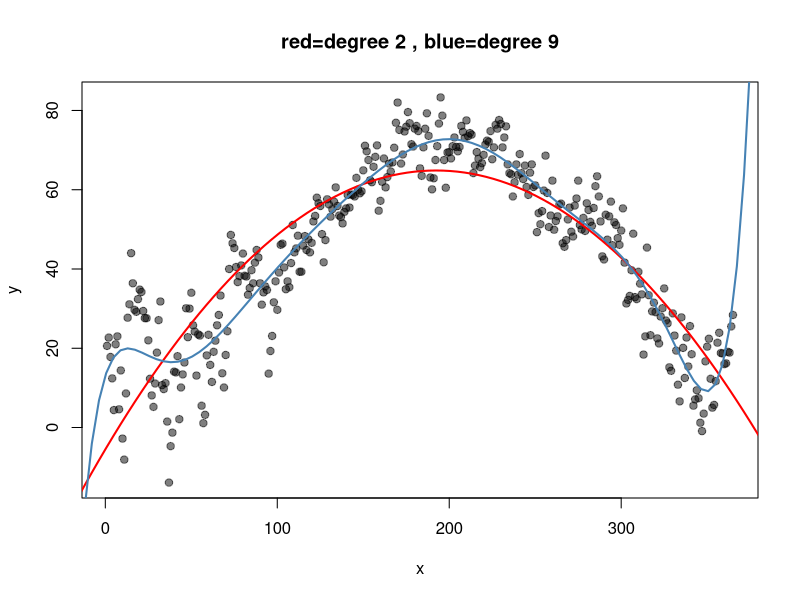
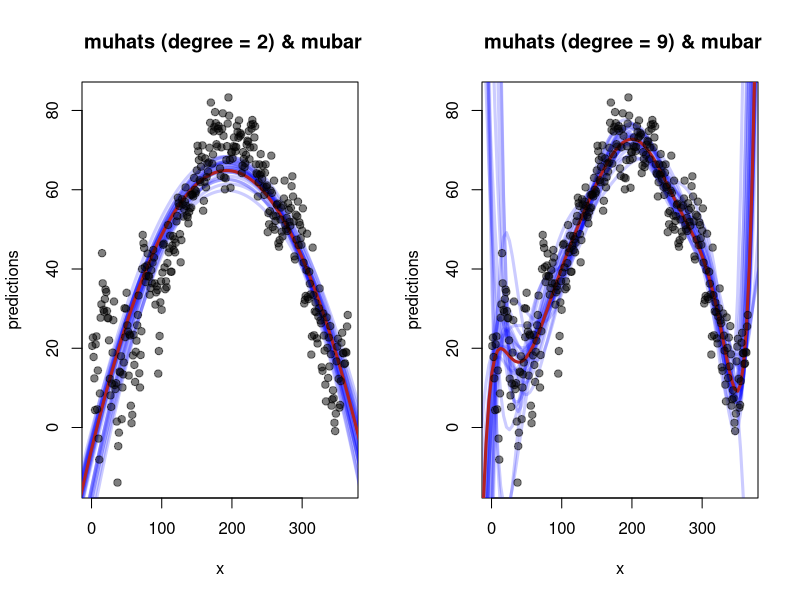
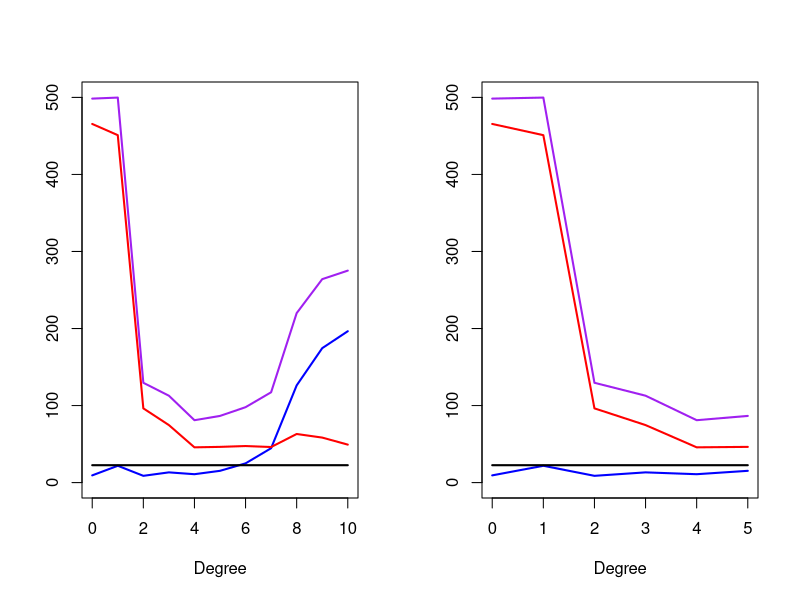
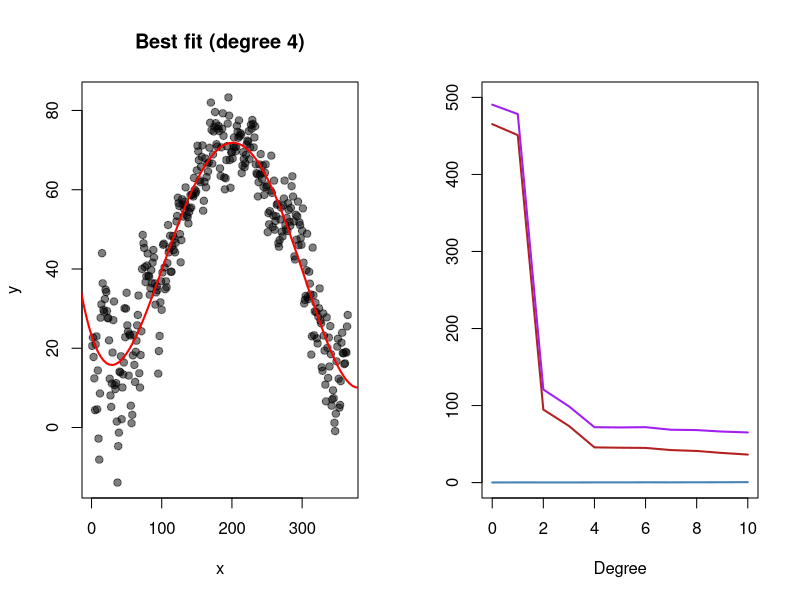
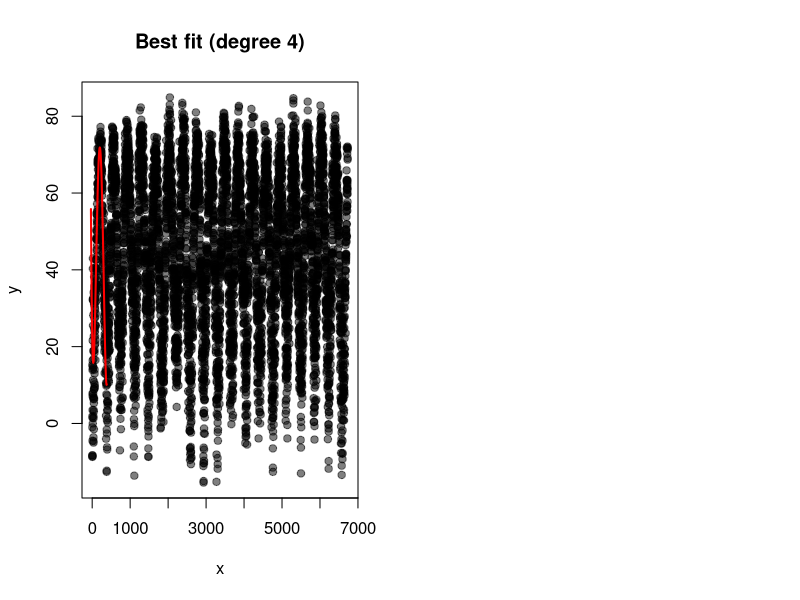

These charts were generated, in order, by the following R code:
## ---- chunk 1
getmuFun <- function(pop, xvarname, yvarname){
  ## First remove NAs
  pop <- na.omit(pop[, c(xvarname, yvarname)])
  x <- pop[, xvarname]
  y <- pop[, yvarname]
  xks <- unique(x)
  muVals <- sapply(xks,
                   FUN = function(xk) {
                     mean(y[x==xk])
                   })
  ## Put the values in the order of xks
  ord <- order(xks)
  xks <- xks[ord]
  xkRange <-xks[c(1,length(xks))]
  minxk <- min(xkRange) 
  maxxk <- max(xkRange)
  ## mu values
  muVals <- muVals[ord]
  muRange <- muVals[c(1, length(muVals))]
  muFun <- function(xVals){
    ## vector of predictions
    ## same size as xVals and NA in same locations
    predictions <- xVals
    ## Take care of NAs
    xValsLocs <- !is.na(xVals)
    ## Just predict non-NA xVals
    predictions[xValsLocs] <- sapply(xVals[xValsLocs],
                                    FUN = function(xVal) {
                                      if (xVal < minxk) {
                                        result <- muRange[1]
                                      } else
                                        if(xVal > maxxk) {
                                          result <- muRange[2]
                                        } else
                                        {
                                          xlower <- max(c(minxk, xks[xks < xVal]))
                                          xhigher <- min(c(maxxk, xks[xks > xVal]))
                                          mulower <- muVals[xks == xlower]
                                          muhigher <- muVals[xks == xhigher]
                                          interpolateFn <- approxfun(x=c(xlower, xhigher),
                                                                     y=c(mulower, muhigher))
                                          result <- interpolateFn(xVal)
                                        }
                                      result
                                    }
    )
    ## Now return the predictions (including NAs)
    predictions
  }
  muFun
}

getmuhat <- function(sampleXY, complexity = 1) {
  formula <- paste0("y ~ ",
    if (complexity==0) {
      "1"
    } else paste0("poly(x, ", complexity, ", raw = TRUE)"))

  fit <- lm(as.formula(formula), data = sampleXY)

  ## From this we construct the predictor function
  muhat <- function(x){
    if ("x" %in% names(x)) {
    ## x is a dataframe containing the variate named
    ## by xvarname
      newdata <- x
    } else 
    ## x is a vector of values that needs to be a data.frame
    {newdata <- data.frame(x = x) }
    ## The prediction
    predict(fit, newdata = newdata)
  }
  ## muhat is the function that we need to calculate values 
  ## at any x, so we return this function from getmuhat
  muhat
}

apse_all <- function(Ssamples, Tsamples, complexity, mu){
  ## average over the samples S
  ##
  N_S <- length(Ssamples)
  muhats <- lapply(Ssamples, 
                   FUN=function(sample) getmuhat(sample, complexity)
  )
  ## get the average of these, mubar
  mubar <- getmubar(muhats)
  
  rowMeans(sapply(1:N_S, 
                  FUN=function(j){
                    T_j         <- Tsamples[[j]]
                    muhat       <- muhats[[j]]
                    ## Take care of any NAs
                    T_j         <- na.omit(T_j)
                    y           <- T_j$y
                    x           <- T_j$x
                    mu_x        <- mu(x)
                    muhat_x     <- muhat(x)
                    mubar_x     <- mubar(x)
                    
                    ## apse
                    ## average over (x_i,y_i) in a
                    ## single sample T_j the squares
                    ## (y - muhat(x))^2
                    apse        <- (y - muhat_x)
                    
                    ## bias2:
                    ## average over (x_i,y_i) in a
                    ## single sample T_j the squares
                    ## (y - muhat(x))^2
                    bias2       <- (mubar_x -mu_x)
                    
                    ## var_mutilde
                    ## average over (x_i,y_i) in a
                    ## single sample T_j the squares
                    ## (y - muhat(x))^2
                    var_mutilde <- (muhat_x - mubar_x)
                    
                    ## var_y :
                    ## average over (x_i,y_i) in a
                    ## single sample T_j the squares
                    ## (y - muhat(x))^2
                    var_y       <- (y - mu_x)
                    
                    ## Put them together and square them
                    squares     <- rbind(apse, var_mutilde, bias2, var_y)^2
                    
                    ## return means
                    rowMeans(squares)
                  }
  ))
}
## ---- chunk 2
ottawa1995 <- read.csv("./ottawaTemp1995.csv")
ottawaOther <- read.csv("./ottawaOtherYears.csv")
n <- 365
x <- 1:n
temp1995.data <- data.frame(x=1:n, y=ottawa1995$Temp[1:n])
## ---- chunk 3
muhat2 <- getmuhat(temp1995.data, 2)
muhat9 <- getmuhat(temp1995.data, 9)

xlim <- extendrange(temp1995.data[x,])

plot(temp1995.data,
     pch=19, col= adjustcolor("black", 0.5))
curve(muhat2, from = xlim[1], to = xlim[2], 
      add = TRUE, col="red", lwd=2)
curve(muhat9, from = xlim[1], to = xlim[2], 
      add = TRUE, col="steelblue", lwd=2)
title(main="red=degree 2 , blue=degree 9")
## ---- chunk 4
getSampleComp <- function(pop, size, replace=FALSE) {
  N <- dim(pop)[1]
  samp <- rep(FALSE, N)
  samp[sample(1:N, size, replace = replace)] <- TRUE
  samp
}


### This function will return a data frame containing
### only two variates, an x and a y
getXYSample <- function(xvarname, yvarname, samp, pop) {
  sampData <- pop[samp, c(xvarname, yvarname)]
  names(sampData) <- c("x", "y")
  sampData
}
## ---- chunk 5
N_S <- 25
set.seed(341)  # for reproducibility

n= 50
samps <- lapply(1:N_S, FUN= function(i){getSampleComp(temp1995.data, n)})
Ssamples <- lapply(samps, FUN= function(Si){getXYSample("x", "y", Si, temp1995.data)})
Tsamples <- lapply(samps, FUN= function(Si){getXYSample("x", "y", !Si, temp1995.data)})

muhats2 <- lapply(Ssamples, getmuhat, complexity = 2)
#getmubar(muhats2)

muhats9 <- lapply(Ssamples, getmuhat, complexity = 9)
#mubar10 <- getmubar(muhats10)
## ---- chunk 6
par(mfrow=c(1,2))

xvals <- seq(xlim[1], xlim[2], length.out = 200)
plot(temp1995.data, 
     pch=19, type='n',
     xlab="x", ylab="predictions",
     main= " muhats (degree = 2) & mubar")


for (i in 1:N_S) {
  curveFn <- muhats2[[i]]
  curve(curveFn, from = xlim[1], to = xlim[2], add=TRUE, col=adjustcolor("blue", 0.2), lwd=3, lty=(1))
}

curve(muhat2,  from = xlim[1], to = xlim[2],
      add=TRUE, col="firebrick", lwd=3)

points(temp1995.data, 
     pch=19, col= adjustcolor("black", 0.5))


plot(temp1995.data, 
     pch=19, type='n',
     xlab="x", ylab="predictions",
     main= " muhats (degree = 9) & mubar")

for (i in 1:N_S) {
  curveFn <- muhats9[[i]]
  curve(curveFn, xlim[1], xlim[2], add=TRUE, col=adjustcolor("blue", 0.2), lwd=3, lty=1)
}

curve(muhat9, xlim[1], xlim[2], add=TRUE, col="firebrick", lwd=3)

points(temp1995.data, 
     pch=19, col= adjustcolor("black", 0.5))
## ---- chunk 7
getmubar <- function(muhats) {
  function(x) {
    Ans <- sapply(muhats, FUN=function(muhat){muhat(x)})
    apply(Ans, MARGIN=1, FUN=mean)
  }
}

ave_y_mu_sq <- function(sample, predfun, na.rm = TRUE){
  mean((sample$y - predfun(sample$x))^2, na.rm = na.rm)
}
 
###########

ave_mu_mu_sq <- function(predfun1, predfun2, x, na.rm = TRUE){
  mean((predfun1(x) - predfun2(x))^2, na.rm = na.rm)
}

###########


var_mutilde <- function(Ssamples, Tsamples, complexity){
  ## get the predictor function for every sample S
  muhats <- lapply(Ssamples, 
                   FUN=function(sample){
                     getmuhat(sample, complexity)
                   }
  )
  ## get the average of these, mubar
  mubar <- getmubar(muhats)
  
  ## average over all samples S
  N_S <- length(Ssamples)
  mean(sapply(1:N_S, 
              FUN=function(j){
                ## get muhat based on sample S_j
                muhat <- muhats[[j]]
                ## average over (x_i,y_i) in a
                ## single sample T_j the squares
                ## (y - muhat(x))^2
                T_j <- Tsamples[[j]]
                ave_mu_mu_sq(muhat, mubar, T_j$x)
              }
  )
  )
}
## ---- chunk 8
var_mutilde(Ssamples, Tsamples, complexity=2)
## ---- chunk 9
var_mutilde(Ssamples, Tsamples, complexity=9)
## ---- chunk 10
bias2_mutilde <- function(Ssamples, Tsamples, mu, complexity){
  ## get the predictor function for every sample S
  muhats <- lapply(Ssamples, 
                   FUN=function(sample) getmuhat(sample, complexity)
  )
  ## get the average of these, mubar
  mubar <- getmubar(muhats)
  
  ## average over all samples S
  N_S <- length(Ssamples)
  mean(sapply(1:N_S, 
              FUN=function(j){
                ## average over (x_i,y_i) in a
                ## single sample T_j the squares
                ## (y - muhat(x))^2
                T_j <- Tsamples[[j]]
                ave_mu_mu_sq(mubar, mu, T_j$x)
              }
  )
  )
}
## ---- chunk 11
muhat = getmuFun(temp1995.data, "x", 'y')

bias2_mutilde(Ssamples, Tsamples, muhat, complexity=2)
## ---- chunk 12
bias2_mutilde(Ssamples, Tsamples, muhat, complexity=9)
## ---- chunk 13
complexities <- 0:10

apse_vals <-  sapply(complexities, 
                     FUN = function(complexity){
                       apse_all(Ssamples, Tsamples, 
                                complexity = complexity, mu = muhat)
                     }
)

# Print out the results
t(rbind(complexities, apse=round(apse_vals,5)))

## ---- chunk 14
plot( complexities, apse_vals[1,], xlab="Degree", ylab="", type='l', ylim=c(0, 500), col="purple", lwd=2 )
lines(complexities, apse_vals[2,], col="blue", lwd=2 )
lines(complexities, apse_vals[3,], col="red", lwd=2)
lines(complexities, apse_vals[4,], col="black", lwd=2)
## ---- chunk 15
# The increase in apse is too sharp in higher complexities. Let's zoom in a bit
zoom = 0:6
plot( complexities[zoom], apse_vals[1, zoom], xlab="Degree", ylab="", type='l', ylim=c(0, 500), col="purple", lwd=2 )
lines(complexities[zoom], apse_vals[2, zoom], col="blue", lwd=2 )
lines(complexities[zoom], apse_vals[3, zoom], col="red", lwd=2)
lines(complexities[zoom], apse_vals[4, zoom], col="black", lwd=2)
## ---- chunk 16
# Code for lowest ASPE 
muhat3 <- getmuhat(temp1995.data, 4)

xlim <- extendrange(temp1995.data[x,])

plot(temp1995.data,
     pch=19, col= adjustcolor("black", 0.5),
     main="Best fit (degree 4)")
curve(muhat3, from = xlim[1], to = xlim[2], 
      add = TRUE, col="red", lwd=2)
## ---- chunk 17
sample.muFun = getmuFun(temp1995.data, "x", 'y')
sample.kfold <- function(k=NULL, pop=NULL, xvarname=NULL, yvarname=NULL ) {
  
  N = nrow(pop)
  kset = rep_len(1:k, N)
  kset = sample(kset)
  
  samps = list()
  for (i in 1:k) { 
    samps[[i]] = logical(N)
    samps[[i]][kset != i] = TRUE
  }
  
Ssamples <- lapply(samps, 
                   FUN= function(Si){getXYSample(xvarname, yvarname, Si, pop)})

Tsamples <- lapply(samps, 
                   FUN= function(Si){getXYSample(xvarname, yvarname, !Si, pop)})

    list(Ssamples=Ssamples,Tsamples=Tsamples)
}
## ---- chunk 18
kfold.samples = sample.kfold(k=5, pop=temp1995.data, "x", "y")
apse_all(kfold.samples$Ssamples, kfold.samples$Tsamples, complexity = 2, mu = sample.muFun)
## ---- chunk 19
complexities <- 0:10
kfold2.samples = sample.kfold(k=10, pop=temp1995.data, "x", "y")

apse_vals2 <-sapply(complexities, 
      FUN = function(complexity){
          apse_all(kfold2.samples$Ssamples, kfold2.samples$Tsamples, 
              complexity = complexity, mu = muhat) })

# Print out the results
t(rbind(complexities, apse=round(apse_vals2,5)))
## ---- chunk 20
plot(complexities, apse_vals2[3,], xlab="Degree", ylab="", type='l', ylim=c(0, 500), col="firebrick", lwd=2 )
lines(complexities, apse_vals2[2,], xlab="Degree", ylab="", col="steelblue", lwd=2 )
lines(complexities, apse_vals2[1,], col="purple", lwd=2)
## ---- chunk 21
ottawa <- read.csv("./ottawaOtherYears.csv")
n <- 6732
x <- 1:n
temp.data <- data.frame(x=1:n, y=ottawa$Temp[1:n])

complexities <- 0:10
kfold2.samples = sample.kfold(k=10, pop=temp.data, "x", "y")


sampsTesting <- lapply(1:N_S, FUN= function(i){getSampleComp(temp.data, n)})
Tsamples <- lapply(sampsTesting, FUN= function(Si){getXYSample("x", "y", Si, temp.data)})
apse_vals <- sapply(complexities,
FUN = function(complexity){
apse_all(Ssamples, Tsamples,
complexity = complexity, mu = muhat)
}
)
# Print out the results
t(rbind(complexities, apse=round(apse_vals,5)))

## ---- chunk 22
muhat3 <- getmuhat(temp1995.data, 4)
xlim <- extendrange(temp1995.data[x,])
plot(temp.data,
pch=19, col= adjustcolor("black", 0.5),
main="Best fit (degree 4)")
curve(muhat3, from = xlim[1], to = xlim[2],
add = TRUE, col="red", lwd=2)
